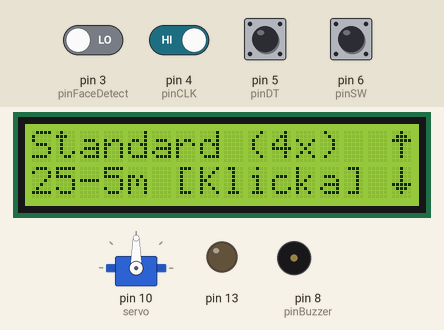
Recording of a sketch running on a simulated Arduino Nano, built with avr-gcc and run on an emulated ATmega328P. On the bench: servo, 16×2 character LCD, output pins drawn as LEDs (lit = HIGH), buzzer (waves = sounding, pin HIGH). Dashed ring = blinking. The test bench sets the inputs (shaded band); at power-on: pin 4 (pinCLK), pin 5 (pinDT), pin 6 (pinSW) HIGH, pin 3 (pinFaceDetect) LOW. Random numbers use the default seed unless the sketch sets one.

Above: at 1.3 s.
1.4 s: pin 6 (pinSW) pulled LOW for 0.15 s
At 2.36 s:
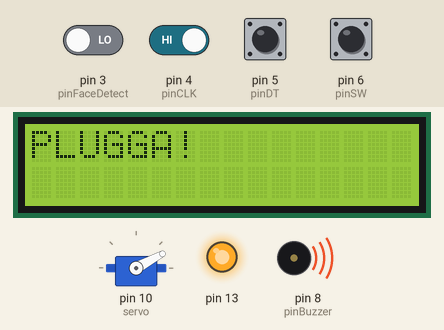
4.3 s: pin 3 (pinFaceDetect) driven HIGH
At 5.9 s:
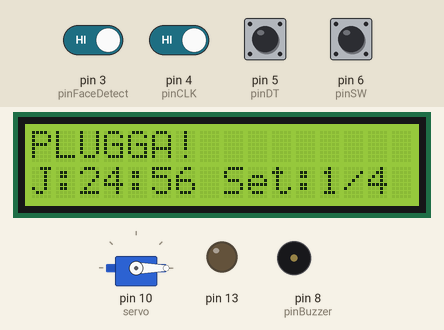
7.3 s: pin 6 (pinSW) pulled LOW for 1 s
At 8.34 s:
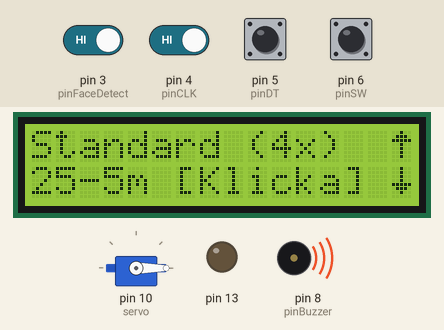
10.0 s: pin 4 (pinCLK) driven LOW and pin 6 (pinSW) driven LOW
At 11.08 s:
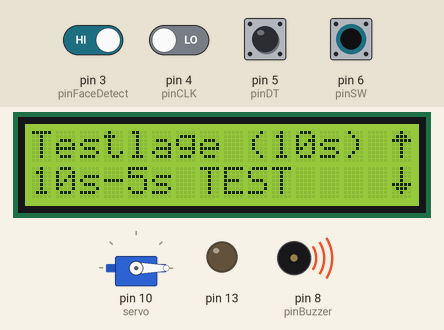
13.0 s: pin 3 (pinFaceDetect) driven LOW
At 14.06 s:
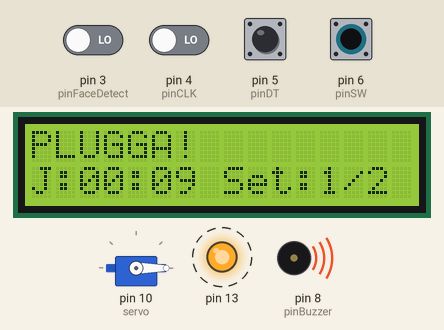
16.0 s: pin 6 (pinSW) driven HIGH
At 24.65 s:
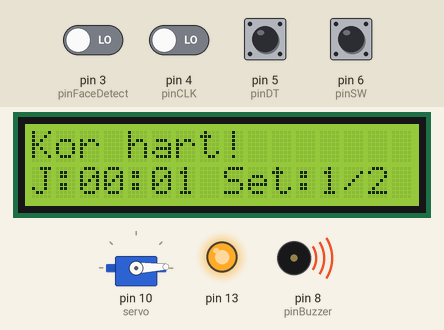
Timing chart, 0 to 26.0 s (numbered marks = the images above; inputs shaded):
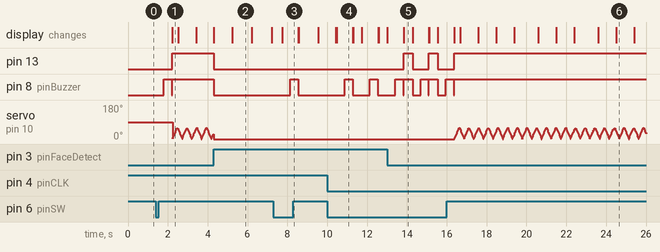

Measured:
- after the input at 4.3 s, pin 13, pin 8 (pinBuzzer): HIGH → LOW at once
- after the input at 7.3 s, pin 8 (pinBuzzer): LOW → HIGH after 0.84 s, → LOW 0.40 s later
- after the input at 10.0 s, pin 8 (pinBuzzer): alternates HIGH for 0.40 s and LOW for 0.87 s, starting after 0.87 s
- after the input at 13.0 s, pin 13: alternates HIGH for 0.45 s and LOW for 0.82 s, starting after 0.83 s
- what the display in image 2 shows lasts 1.0 s, from 5.2 s to 6.2 s

The sketch:

Nano.ino
```cpp
#include <LiquidCrystal_I2C.h>
#include <Servo.h>
#include <Wire.h>


// Ikoner (Upp/Ner pilar)
byte upArrow[8] = {0b00100, 0b01110, 0b11111, 0b00100,
                   0b00100, 0b00100, 0b00100, 0b00000};

byte downArrow[8] = {0b00100, 0b00100, 0b00100, 0b00100,
                     0b11111, 0b01110, 0b00100, 0b00000};

// Inställningar för displayen (0x27)
LiquidCrystal_I2C lcd(0x27, 16, 2);

// PINS
const int pinCLK = 4;
const int pinDT = 5;
const int pinSW = 6;
const int pinBuzzer = 8;
const int pinServo = 10;
const int pinFaceDetect = 3;

struct PomodoroProgram {
  int workMin;
  int workSec;
  int breakMin;
  int breakSec;
  int totalCycles;
  char name[16];
};

PomodoroProgram programs[] = {
    {25, 0, 5, 0, 4, "Standard (4x)"},
    {50, 0, 10, 0, 2, "Intensiv (2x)"},
    {90, 0, 20, 0, 1, "Deep Work (1x)"},
    {0, 10, 0, 5, 2, "Testlage (10s)"}
};

int currentProgram = 0;
int lastCLK;
bool running = false;
unsigned long startTime;
unsigned long timeLeft;
unsigned long lastRemainingSecs = 999999;
int currentCycle = 1;
bool isBreak = false;
Servo servo;

bool cymbalActive = false;
unsigned long cymbalStartTime = 0;
unsigned long cymbalDuration = 0;

// --- Servo oscillation state ---
bool servoOscillating = false;
unsigned long lastServoMoveTime = 0;
const int SERVO_STEP_DELAY = 4;
int servoCurrentAngle = 0;
int servoDirection = 1;

// --- Motiverande meddelanden ---
const char* messages[] = {
  "Kor hart!     ",
  "Du fixar det! ",
  "Fokus!        ",
  "Snart rast!   ",
  "Bra jobbat!   ",
  "Halva vagen!  ",
  "Du ar bast!   "
};
const int numMessages = 7;
unsigned long lastMessageSwitch = 0;
bool showingMessage = false;
const unsigned long PLUGGA_DURATION = 8000;
const unsigned long MESSAGE_DURATION = 3000;

void setup() {
  pinMode(pinCLK, INPUT_PULLUP);
  pinMode(pinDT, INPUT_PULLUP);
  pinMode(pinSW, INPUT_PULLUP);
  pinMode(pinBuzzer, OUTPUT);
  pinMode(pinFaceDetect, INPUT);
  pinMode(13, OUTPUT);

  servo.attach(10);

  lcd.init();
  lcd.backlight();

  lcd.createChar(0, upArrow);
  lcd.createChar(1, downArrow);

  lastCLK = digitalRead(pinCLK);
  lcd.clear();
  displayMenu();
}

void loop() {
  updateCymbal();
  handleFaceDetector();
  updateMessage();       // Växla mellan PLUGGA! och motivationsmeddelande
  if (!running) {
    handleEncoder();
    if (digitalRead(pinSW) == LOW) {
      delay(400);
      startPomodoro();
    }
  } else {
    updateTimer();
    if (digitalRead(pinSW) == LOW) {
      delay(400);
      running = false;
      lcd.clear();
      displayMenu();
    }
  }
}

// Växlar rad 0 mellan "PLUGGA!" och motiverande meddelande
void updateMessage() {
  if (!running || isBreak) return;

  unsigned long now = millis();
  unsigned long duration = showingMessage ? MESSAGE_DURATION : PLUGGA_DURATION;

  if (now - lastMessageSwitch >= duration) {
    lastMessageSwitch = now;
    showingMessage = !showingMessage;
    lcd.setCursor(0, 0);
    if (showingMessage) {
      int idx = random(numMessages);
      lcd.print(messages[idx]);
    } else {
      lcd.print("PLUGGA!      ");
    }
  }
}

void handleFaceDetector() {
  if (!running || isBreak) {
    if (servoOscillating) {
      stopCymbal();
      digitalWrite(13, LOW);
    }
    return;
  }

  int faceSignal = digitalRead(pinFaceDetect);
  if (faceSignal == LOW && !servoOscillating) {
    digitalWrite(13, HIGH);
    startCymbal();
  } else if (faceSignal == HIGH && servoOscillating) {
    stopCymbal();
    digitalWrite(13, LOW);
  }
}

void startCymbal() {
  servoOscillating = true;
  servoCurrentAngle = 0;
  servoDirection = 1;
  lastServoMoveTime = millis();
  servo.write(servoCurrentAngle);
  digitalWrite(pinBuzzer, HIGH);
}

void stopCymbal() {
  servoOscillating = false;
  servoCurrentAngle = 0;
  servo.write(0);
  digitalWrite(pinBuzzer, LOW);
}

void updateCymbal() {
  if (!servoOscillating) return;

  unsigned long now = millis();
  if (now - lastServoMoveTime >= SERVO_STEP_DELAY) {
    lastServoMoveTime = now;
    servoCurrentAngle += servoDirection;
    if (servoCurrentAngle >= 60) {
      servoCurrentAngle = 60;
      servoDirection = -1;
    } else if (servoCurrentAngle <= 0) {
      servoCurrentAngle = 0;
      servoDirection = 1;
    }
    servo.write(servoCurrentAngle);
  }
}

void makeBeep(int count, int ms) {
  for (int i = 0; i < count; i++) {
    digitalWrite(pinBuzzer, HIGH);
    delay(ms);
    digitalWrite(pinBuzzer, LOW);
    if (count > 1)
      delay(100);
  }
}

void handleEncoder() {
  int currentCLK = digitalRead(pinCLK);
  int currentDT  = digitalRead(pinDT);

  if (currentCLK != lastCLK && currentCLK == LOW) {
    if (currentDT != currentCLK) {
      currentProgram--;
    } else {
      currentProgram++;
    }
    if (currentProgram > 3) currentProgram = 0;
    if (currentProgram < 0) currentProgram = 3;
    displayMenu();
  }
  lastCLK = currentCLK;
}

void displayMenu() {
  lcd.clear();
  lcd.setCursor(0, 0);
  lcd.print(programs[currentProgram].name);

  for (int i = strlen(programs[currentProgram].name); i < 14; i++) {
    lcd.print(" ");
  }

  lcd.setCursor(0, 1);
  if (currentProgram == 3) {
    lcd.print("10s-5s TEST    ");
  } else {
    lcd.print(programs[currentProgram].workMin);
    lcd.print("-");
    lcd.print(programs[currentProgram].breakMin);
    lcd.print("m [Klicka]  ");
  }

  lcd.setCursor(15, 0);
  lcd.write(0);
  lcd.setCursor(15, 1);
  lcd.write(1);
}

void startPomodoro() {
  running = true;
  currentCycle = 1;
  isBreak = false;
  makeBeep(1, 400);
  lcd.clear();
  setTimer(programs[currentProgram].workMin, programs[currentProgram].workSec);
}

void setTimer(int minutes, int seconds) {
  startTime = millis();
  timeLeft = ((unsigned long)minutes * 60 + seconds) * 1000;
  lastRemainingSecs = 999999;
  lastMessageSwitch = millis(); // Återställ meddelandetimer
  showingMessage = false;       // Börja alltid med "PLUGGA!" eller "RAST!"

  lcd.setCursor(0, 0);
  if (isBreak)
    lcd.print("RAST!        ");
  else
    lcd.print("PLUGGA!      ");
}

void updateTimer() {
  unsigned long elapsed = millis() - startTime;

  if (elapsed >= timeLeft) {
    nextStep();
  } else {
    unsigned long remaining = (timeLeft - elapsed) / 1000;

    if (remaining != lastRemainingSecs) {
      lastRemainingSecs = remaining;

      int mins = remaining / 60;
      int secs = remaining % 60;

      lcd.setCursor(0, 1);
      lcd.print(isBreak ? "V:" : "J:");
      if (mins < 10)
        lcd.print("0");
      lcd.print(mins);
      lcd.print(":");
      if (secs < 10)
        lcd.print("0");
      lcd.print(secs);

      lcd.print(" Set:");
      lcd.print(currentCycle);
      lcd.print("/");
      lcd.print(programs[currentProgram].totalCycles);
      lcd.print(" ");
    }
  }
}

void nextStep() {
  if (!isBreak) {
    isBreak = true;
    stopCymbal();
    makeBeep(3, 150);
    setTimer(programs[currentProgram].breakMin,
             programs[currentProgram].breakSec);
  } else {
    currentCycle++;
    if (currentCycle > programs[currentProgram].totalCycles) {
      finishAll();
    } else {
      isBreak = false;
      makeBeep(2, 300);
      setTimer(programs[currentProgram].workMin,
               programs[currentProgram].workSec);
    }
  }
}

void finishAll() {
  running = false;
  makeBeep(1, 1500);
  lcd.clear();
  lcd.setCursor(0, 0);
  lcd.print("PASS KLART!");
  lcd.setCursor(0, 1);
  lcd.print("Bra jobbat! :)");
  delay(5000);
  lcd.clear();
  displayMenu();
}
```
